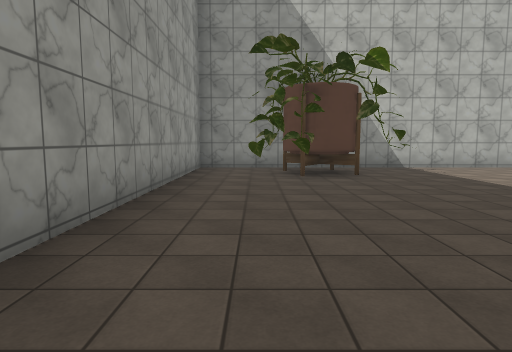
[1] (above)

24 first-person views from a walk through a 3-D level made in the Unity game engine. The camera is 1.5 m above the floor, tilts 6° down and sees 75° across. The floor is counted in squares, 2.5 m on a side. Each view is taken from the middle of a square. On the plan, view 1 faces up. The plan holds only what a view shows up to about 10 squares ahead; the rest is blank. The place goes on beyond the plan. The player is left out. Some animated figures are left out. Some surface patterns are stand-ins.

[2]
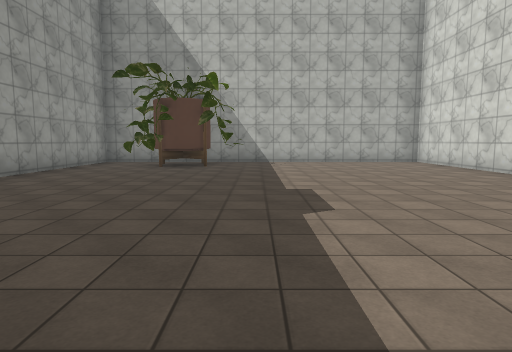

[3]
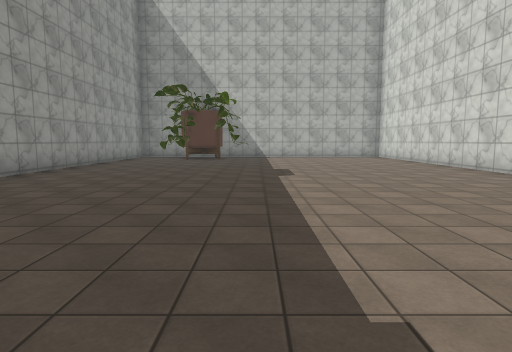

[4]
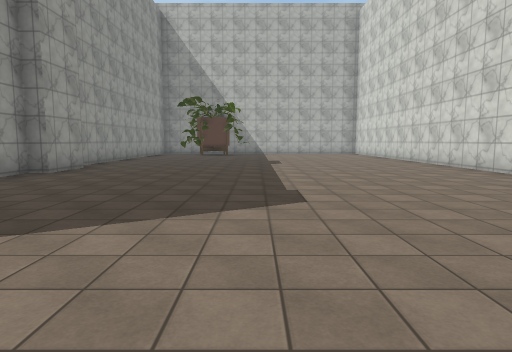

[5]
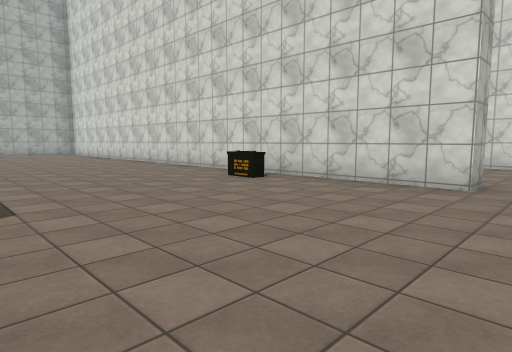

[6]
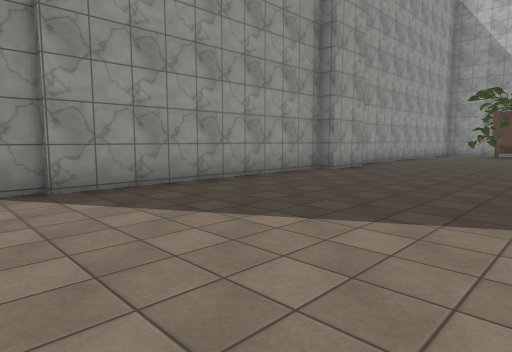

[7]
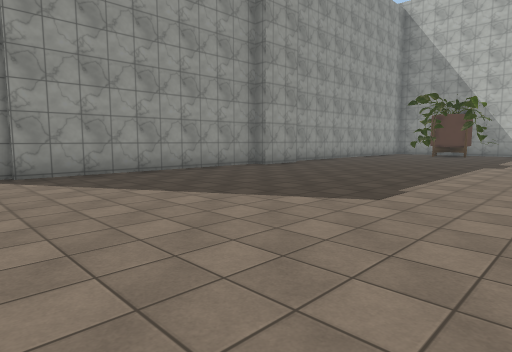

[8]
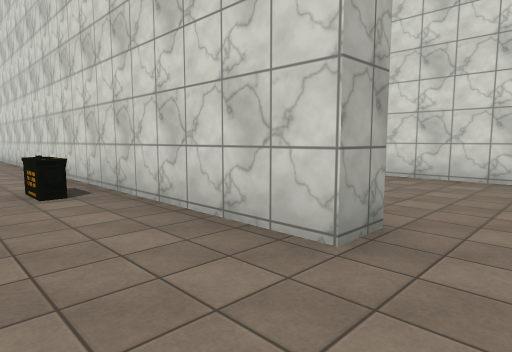

[9]
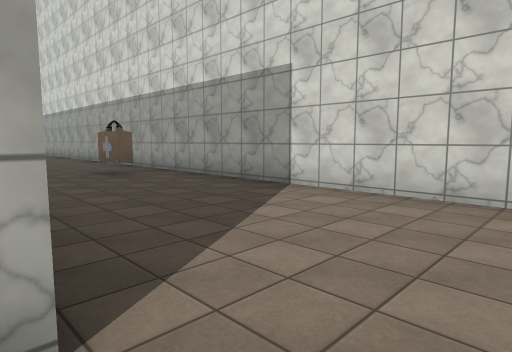

[10]
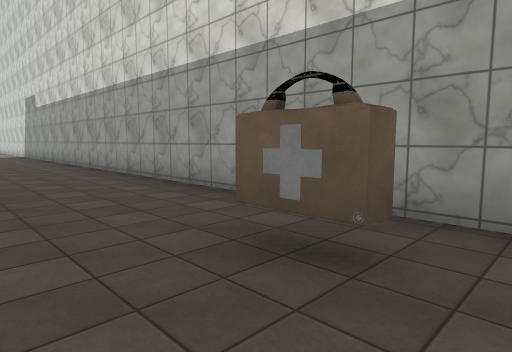

[11]
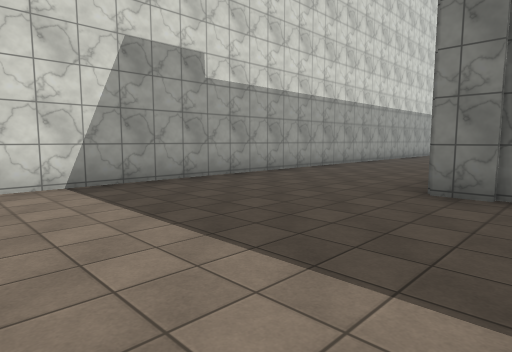

[12]
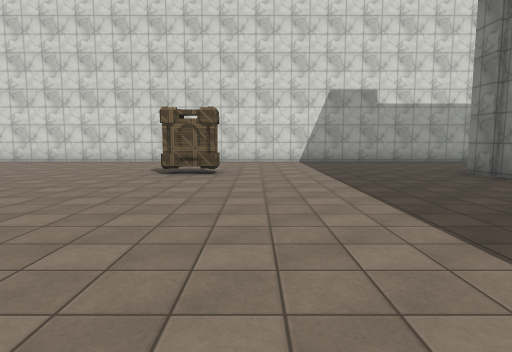

[13]
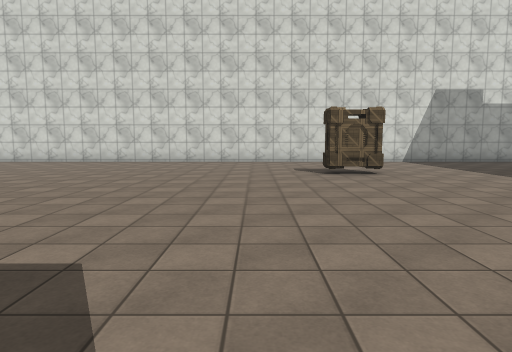

[14]
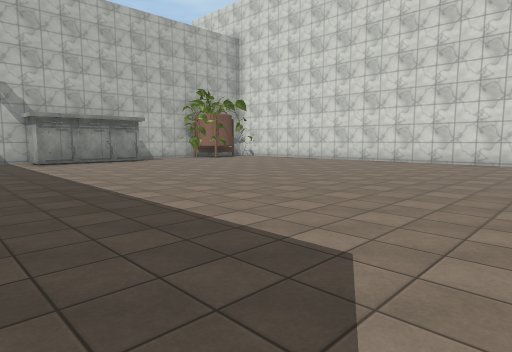

[15]
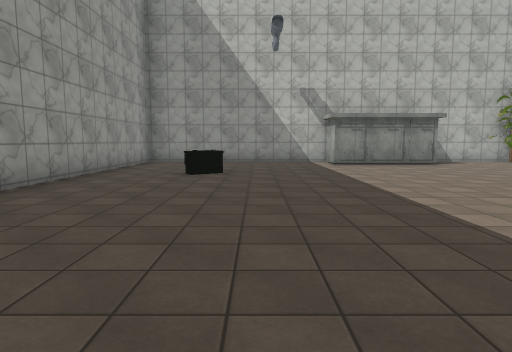

[16]
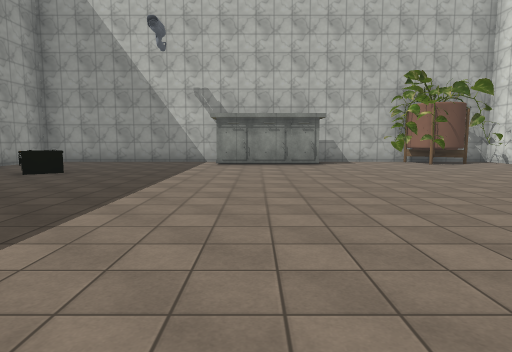

[17]
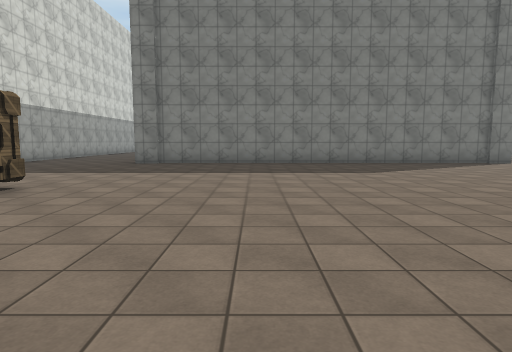

[18]
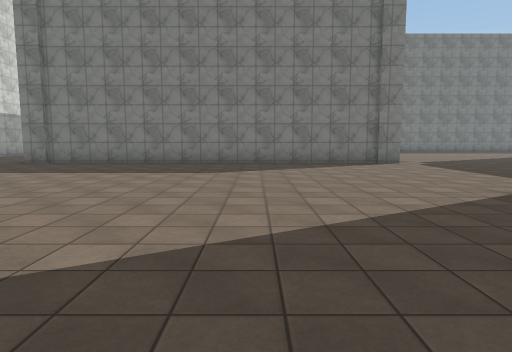

[19]
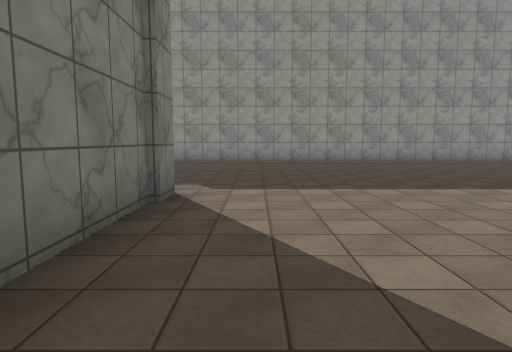

[20]
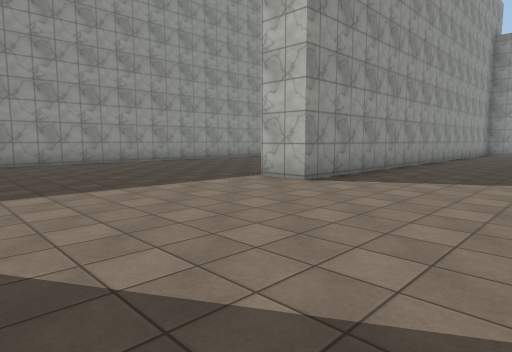

[21]
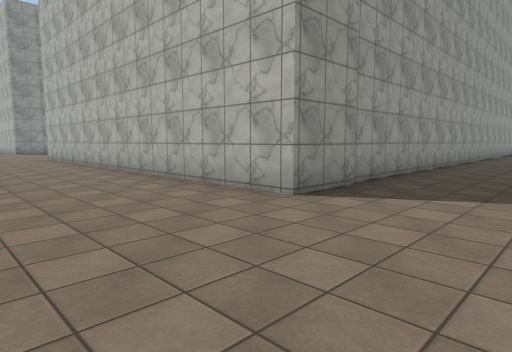

[22]
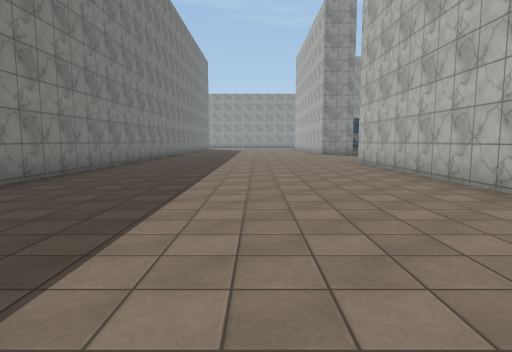

[23]
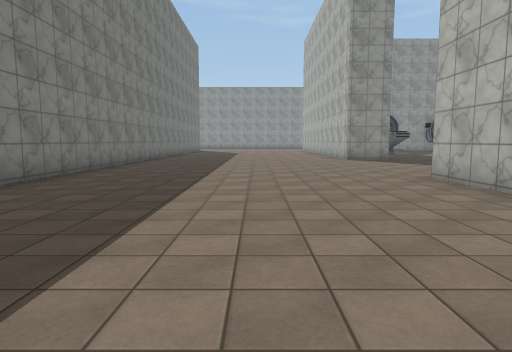

[24]
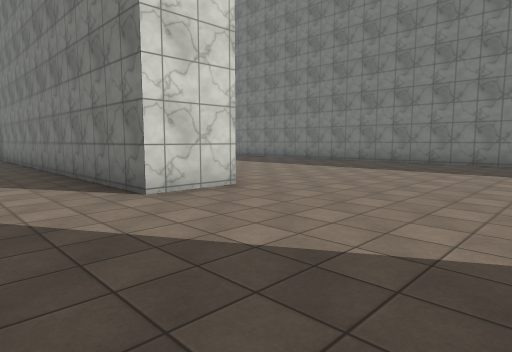

### Floor plan
Points are (right, up) in squares from view 1. A wall is a line through its corners. A room is listed if a view was taken in it or the views show most of it. See-through windows are left out.
Room 1 (views 1, 2, 3, 4, 5, 6, 7, 8, 9)
walls: (-0.9, -0.4) (-0.9, -1.8) (-1.3, -1.8) (-1.3, -7.5); (8.2, -7) (7.6, -7) (7.6, 7.6) (-1.3, 7.6) (-1.3, 0.2)
ways out: opening at (8, -8) to room 2
objects: other object (0, 5) to (1, 7); other object (3, 6); other object (7, -4)
Room 2 (views 10, 11, 12, 13, 14, 15, 16, 17, 18, 19, 20, 21, 22, 23, 24)
walls: (-7.4, 17.2) (-7.4, 5.9) (-17.5, 5.9) (-17.5, 7.2) (-8.5, 7.2); (-1.9, 8.9) (8.4, 8.9); (4.1, 26.7) (-1.1, 26.7) (-1.1, 14.2) (-2, 14.2); (6.6, 25.5) (4, 25.5) (4, 26.4); (-22.1, -0.5) (-12.5, -0.5); (11.7, 25.6) (11.7, 26.7) (6.8, 26.7); (11.7, -7.6) (11.7, 23.5)
ways out: opening at (8, -8) to room 1
objects: other object (1, 23); other object (8, 14); other object (9, 25) to (10, 26); other object (10, -2)

Where each view was taken, in squares from view 1:
view 1: 0 up, 0 right, facing up
view 2: 2 down, 3 right, facing up
view 3: 5 down, 3 right, facing up
view 4: 8 down, 3 right, facing up
view 5: 8 down, 3 right, facing up-right
view 6: 8 down, 3 right, facing up-left
view 7: 8 down, 5 right, facing up-left
view 8: 8 down, 6 right, facing up-right
view 9: 8 down, 8 right, facing up-right
view 10: 3 down, 9 right, facing up-right
view 11: 13 up, 7 right, facing down-right
view 12: 13 up, 2 right, facing right
view 13: 16 up, 2 right, facing right
view 14: 16 up, 2 right, facing up-right
view 15: 17 up, 2 right, facing up
view 16: 17 up, 5 right, facing up
view 17: 18 up, 5 right, facing down
view 18: 18 up, 2 right, facing down
view 19: 10 up, 2 right, facing left
view 20: 10 up, 2 right, facing up-left
view 21: 3 up, 5 left, facing up-left
view 22: 3 up, 8 left, facing left
view 23: 3 up, 12 left, facing left
view 24: 9 up, 21 left, facing down-right
